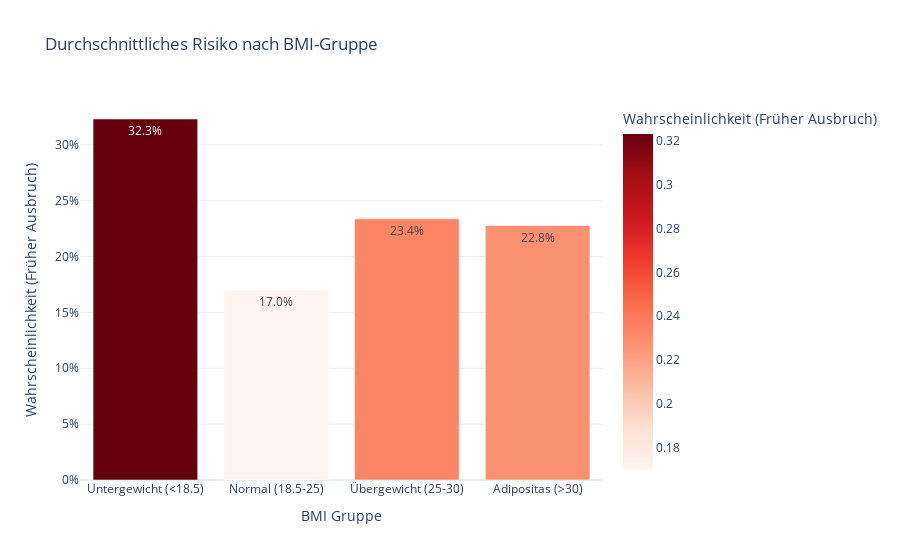

The cell this chart's notebook holds for it:
### Code cell
# ---------------------------------------------------------
# 2. BMI Analyse (Vereinfacht: Balkendiagramm)
# ---------------------------------------------------------
# Wir schauen uns nur den DURCHSCHNITT an, das ist einfacher zu lesen als Boxplots.
bins = [0, 18.5, 25, 30, 100]
labels = ['Untergewicht (<18.5)', 'Normal (18.5-25)', 'Übergewicht (25-30)', 'Adipositas (>30)']
df_analyze['bmi_group'] = pd.cut(df_analyze['bmi'], bins=bins, labels=labels)

df_bmi_mean = df_analyze.groupby('bmi_group', observed=True)['risk_score'].mean().reset_index()

fig1 = px.bar(
    df_bmi_mean, 
    x='bmi_group', 
    y='risk_score',
    text_auto='.1%', # Zeigt %-Wert direkt auf dem Balken
    title='Durchschnittliches Risiko nach BMI-Gruppe',
    labels={'risk_score': 'Wahrscheinlichkeit (Früher Ausbruch)', 'bmi_group': 'BMI Gruppe'},
    color='risk_score',
    color_continuous_scale='Reds',
    template="plotly_white"
)
fig1.update_layout(yaxis_tickformat='.0%') # Y-Achse als Prozent formatieren
fig1.show()

### Figure 1 — Plotly figure (JSON) as saved in the notebook; plotly's stock layout.template omitted (floating-point values rounded to 4 significant figures)
{"data": [{"hovertemplate": "BMI Gruppe=%{x}<br>Wahrscheinlichkeit (Früher Ausbruch)=%{marker.color}<extra></extra>", "legendgroup": "", "marker": {"color": [0.3231, 0.1699, 0.2337, 0.2278], "coloraxis": "coloraxis", "pattern": {"shape": ""}}, "name": "", "orientation": "v", "showlegend": false, "textposition": "auto", "texttemplate": "%{y:.1%}", "type": "bar", "x": ["Untergewicht (<18.5)", "Normal (18.5-25)", "Übergewicht (25-30)", "Adipositas (>30)"], "xaxis": "x", "y": [0.3231, 0.1699, 0.2337, 0.2278], "yaxis": "y"}], "layout": {"barmode": "relative", "coloraxis": {"colorbar": {"title": {"text": "Wahrscheinlichkeit (Früher Ausbruch)"}}, "colorscale": [[0, "rgb(255,245,240)"], [0.125, "rgb(254,224,210)"], [0.25, "rgb(252,187,161)"], [0.375, "rgb(252,146,114)"], [0.5, "rgb(251,106,74)"], [0.625, "rgb(239,59,44)"], [0.75, "rgb(203,24,29)"], [0.875, "rgb(165,15,21)"], [1, "rgb(103,0,13)"]]}, "legend": {"tracegroupgap": 0}, "title": {"text": "Durchschnittliches Risiko nach BMI-Gruppe"}, "xaxis": {"anchor": "y", "domain": [0, 1], "title": {"text": "BMI Gruppe"}}, "yaxis": {"anchor": "x", "domain": [0, 1], "tickformat": ".0%", "title": {"text": "Wahrscheinlichkeit (Früher Ausbruch)"}}}}
